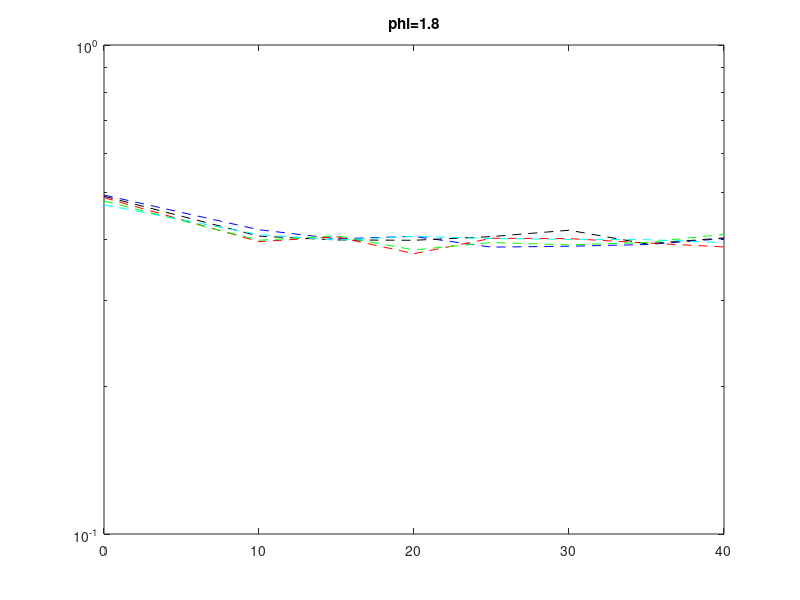
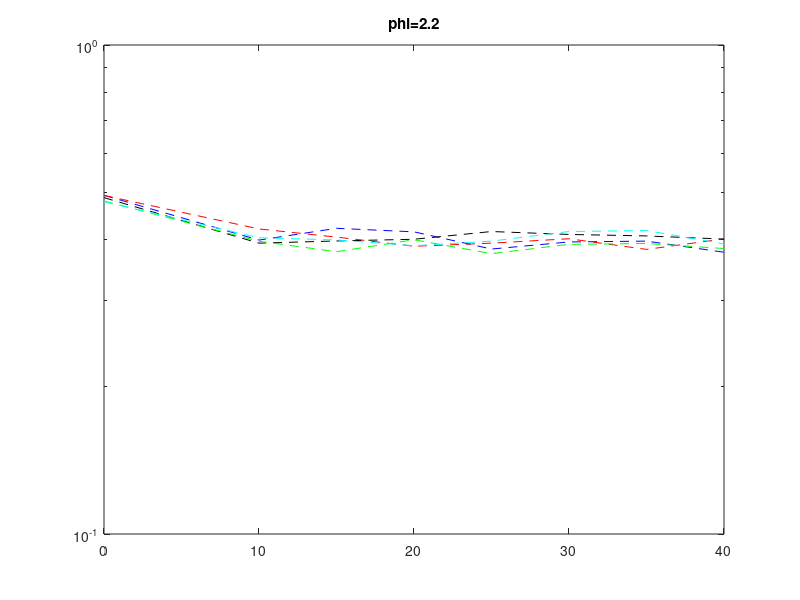
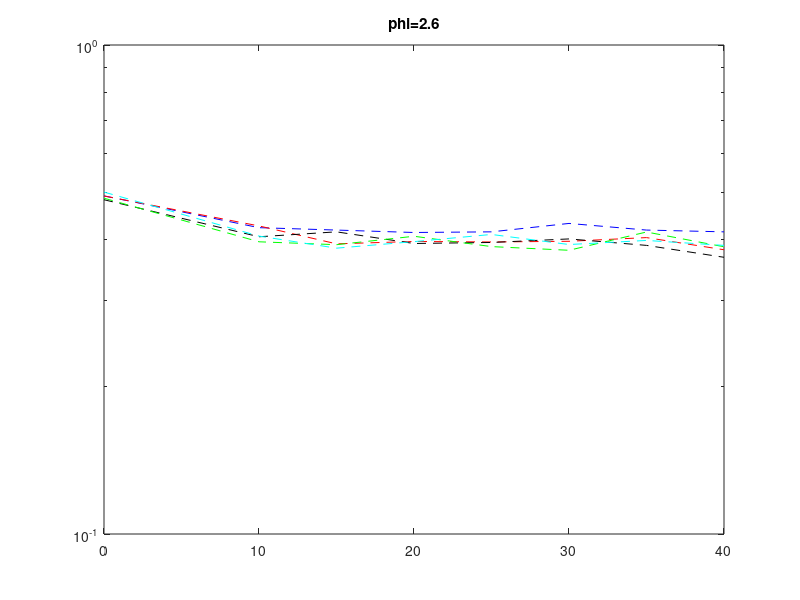
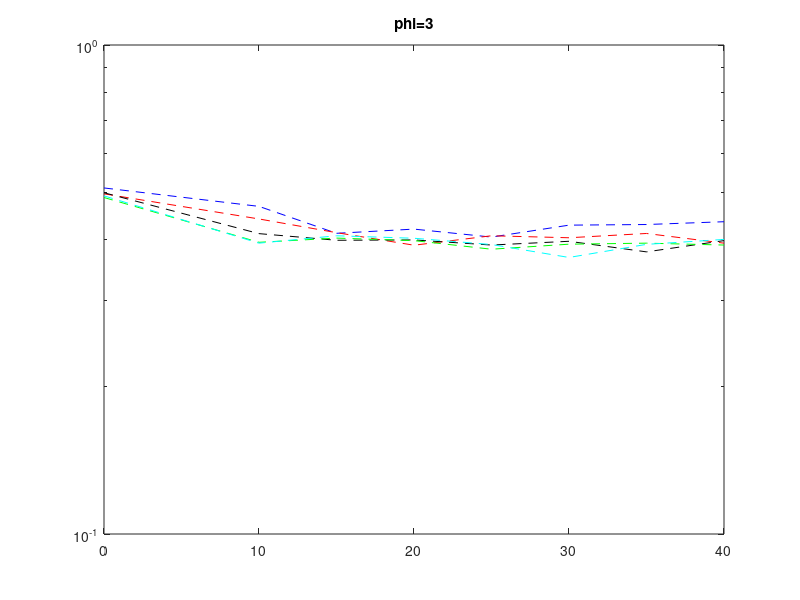

Write the MATLAB code that produced these figures, in order.
clc
clear
close all

SNR= [0 10 15 20 25 30 35 40];
loop=10;
N=128;
N_t=130;
sishma_orginal=0.276;
M_qam=16;
M_PPM=4;
N_sub=N/4;
I_H=1;
% lambda_h=2;
% lambda_l=2;

% I_OFF_org=(lambda_l*sishma_tuned_org);
% I_ON_org=(I_H*0.5)+(lambda_l*sishma_tuned_org);
% I_ON_org=(I_H)-(lambda_h*sishma_tuned_org);
% delta_last=0.15*floor((min((1/((3*lambda_l/delta_org)+(lambda_h/delta_org))),(1/((3*lambda_h/delta_org)+(lambda_l/delta_org)))))/0.15);
tau=M_PPM/N_sub;
Count_location=nchoosek([1:N_sub],M_PPM); %  can we optimize N_sub and M_PPM ??
b_MPPM=floor(log2(length(Count_location))); %% bit in MPPM
M_location=Count_location(1:2^b_MPPM,:);
b_dco=(N/2)*log2(M_qam); %%  bit in dco

phi_plot=[1.8:0.4:3.4];
etta_plot=[0.8:0.2:1.2];
delta_plot=[ 10 12 14  16 18] ;

for delta_inx=1:length(delta_plot)
    delta_org=delta_plot(delta_inx);
    sishma_tuned_org=(1/delta_org)*I_H;
    phi_index=1;
    for phi=1.8:0.4:3.4
        phi
        sishma_tuned=sishma_tuned_org;
        normalize_coff=sishma_tuned/sishma_orginal;
        sishma=sishma_tuned;
        sishma_tuned_vect(phi_index)=sishma_tuned;
        I_OFF=(phi*sishma_tuned);
        I_ON=(I_H)-(phi*sishma_tuned);
        interval=(I_ON-I_OFF)/2;
        interval_vect(phi_index)=interval;
        etta_index=1;
        lambda_l=phi;
        lambda_h=phi;
        for etta=1:1:1
            %         etta
            I_m=I_OFF+(interval*etta);
            %     I_L=(1-delta)*I_H;
            p_1=(sishma^2)*(((lambda_l^2)*qfunc(lambda_l))+((lambda_h^2)*qfunc(lambda_h)));
            p_2=(sishma^2)*(1/sqrt(2*pi))*(-((exp(-(lambda_l^2)/2))*lambda_l)-((exp(-(lambda_h^2)/2))*lambda_h));
            p_3=(sishma^2)*(1-qfunc(lambda_l)-qfunc(lambda_h));
            mean_clipped =(sishma)*(((1/sqrt(2*pi))*((exp(-(lambda_l^2)/2))-(exp(-(lambda_h^2)/2))))-lambda_l*(qfunc(lambda_l))+lambda_h*qfunc(lambda_h));
            sq_clipped=p_1+p_2+p_3;
            sishma_clipped=sqrt(sq_clipped);
            sishma_clipped_vect(phi_index)=sishma_clipped;
            mean_clipped_vect(phi_index)=mean_clipped ;
            PP_index=0;
            PP_vect=0;
            for a=1:size(SNR,2)
                sumerr=0;
                bc_1=b_MPPM*(N/N_sub);
                bc_2=b_dco;
                snr_p=SNR(a);
                snr_li=sqrt(10^(snr_p/10));
                E_n=SNR(a)-0;
                E_n_lin=10^(E_n/10);
                E_MPPM_DCO=sishma_clipped^2+ ((tau*(I_ON^2))+((1-tau)*(I_OFF^2)));
                Power_VECTOR(phi_index)=E_MPPM_DCO;
                %             stadeviation_n_1=sqrt((1/(log2(M_qam)))*(E_MPPM_DCO/E_n_lin));
                stadeviation_n_1=sqrt(E_MPPM_DCO/E_n_lin);
                I_mppm=I_OFF*ones(1,N_t);
                %      I_mppm(1)=0;
                %      I_mppm(N_t/2)=0;
                out_en=zeros(1,N_t);
                xe_dco=zeros(1,N_t);
                xe_mppm_dis=zeros(1,N_t);
                xe_mppm=zeros(1,N_t);
                thr_l=sishma*lambda_l;
                thr_h=sishma*lambda_h;
                cnt=0;
                for jj=1:loop
                    I_mppm=I_OFF*ones(1,N_t);
                    %      I_mppm(1)=0;
                    %      I_mppm(N_t/2)=0;
                    out_en=zeros(1,N_t);
                    xe_dco=zeros(1,N_t);
                    xe_mppm_dis=zeros(1,N_t);
                    xe_mppm=zeros(1,N_t);
                    b_1=randi([0 1],bc_1,1);
                    b_2=randi([0 1],bc_2,1);
                    %   MPPM modulation
                    smppm_1=bi2de(b_1(1:b_MPPM)')+1;
                    loc_ON_1=M_location(smppm_1,:)+1;
                    %          1
                    smppm_2=bi2de(b_1(b_MPPM+1:2*b_MPPM)')+1;
                    loc_ON_2=M_location(smppm_2,:)+33;
                    %          2
                    smppm_3=bi2de(b_1(2*b_MPPM+1:3*b_MPPM)')+1;
                    loc_ON_3=M_location(smppm_3,:)+66;
                    %          3
                    smppm_4=bi2de(b_1(3*b_MPPM+1:4*b_MPPM)')+1;
                    loc_ON_4=M_location(smppm_4,:)+98;
                    %          4
                    ON_vect_Mppm=[loc_ON_1 loc_ON_2 loc_ON_3 loc_ON_4];
                    %  DCO modulation
                    dco_data=bi2de(reshape(b_2',log2(M_qam),N/2)');
                    in=qammod(dco_data,M_qam);
                    out_en(2:N_t/2) =in;
                    out_en(1)=0;
                    out_en(N_t/2+1)=0;
                    I_mppm(ON_vect_Mppm)=I_ON;
                    for i=N_t/2+1:N_t
                        out_en(i)=conj(out_en(N_t+2-i));
                    end
                    g=normalize_coff*(ifft(out_en));
                    g_c=zeros(1,size(g,2));
                    g_c=g;
                    for iw=1:size(g,2)
                        if(g(iw)<=-thr_l)
                            g_c(iw)=-thr_l;
                            cnt=cnt+1;
                        end
                    end
                    for iw=1:size(g,2)
                        if(g(iw)>=thr_h)
                            g_c(iw)=thr_h;
                            cnt=cnt+1;
                        end
                    end
                    I_dco_t=g_c;
                    I_t=I_dco_t+I_mppm;
                    PP_index=PP_index+1;
                    PP_vect(PP_index)=max(I_t);
                    noise_code=normrnd(0,stadeviation_n_1,[1 N_t]);
                    %          noise_code=0;
                    re_out=I_t+noise_code;
                    %          re_out(1)=0;
                    %          re_out(N_t)=0;
                    xe_dco(1)=re_out(1)-I_OFF;
                    for j=2:N_t
                        if(re_out(j)>= I_m)
                            xe_dco(j)=re_out(j)-I_ON;
                            xe_mppm(j)=I_ON;
                            xe_mppm_dis(j)=abs(I_ON-re_out(j));
                        else
                            xe_dco(j)=re_out(j)-I_OFF;
                            xe_mppm(j)=I_OFF;
                            xe_mppm_dis(j)=abs(I_ON-re_out(j));
                            %                   can we detect in a better way? like by comparing to I_OFF
                        end
                    end
                    Ie_t=xe_dco+xe_mppm;
                    %          MPPM Estimation
                    P_1=xe_mppm_dis(2:N_sub+1);
                    P_2=xe_mppm_dis(N_sub+2:N_sub*2+1);
                    P_3=xe_mppm_dis(2*N_sub+3:3*N_sub+2);
                    P_4=xe_mppm_dis(3*N_sub+3:4*N_sub+2);
                    L1=sort(P_1);
                    L2=sort(P_2);
                    L3=sort(P_3);
                    L4=sort(P_4);
                    %                     [B_1,I_1]=mink(P_1,M_PPM);
                    %                     [B_2,I_2]=mink(P_2,M_PPM);
                    %                     [B_3,I_3]=mink(P_3,M_PPM);
                    %                     [B_4,I_4]=mink(P_4,M_PPM);
                    %
                    vec1=find(P_1==L1(1) | P_1==L1(2) | P_1==L1(3)| P_1==L1(4));
                    %                     %          if( (vec1(1)>= 15) | ((vec1(1)== 14)&(vec1(2)> 21)))
                    %                     %              vec1(1)=13;
                    %                     %          end
                    vec2=find(P_2==L2(1) | P_2==L2(2) | P_2==L2(3)| P_2==L2(4));
                    %                     %          if( (vec2(1)>= 15) | ((vec2(1)== 14)&(vec2(2)> 21)))
                    %                     %              vec2(1)=13;
                    % %                     %          end
                    vec3=find(P_3==L3(1) | P_3==L3(2) | P_3==L3(3)| P_3==L3(4));
                    %                     %          if( (vec3(1)>= 15) | ((vec3(1)== 14)&(vec3(2)> 21)))
                    % %                     %              vec3(1)=13;
                    %                     %          end
                    vec4=find(P_4==L4(1) | P_4==L4(2) | P_4==L4(3)| P_4==L4(4));
                    %                     %          if( (vec4(1)>= 15) | ((vec4(1)== 14)&(vec4(2)> 21)))
                    %                     %              vec4(1)=13;
                    %          end
                    % %                     ext_bit_1=de2bi((find(Count_location(:,1)==I_1(1) & Count_location(:,2)==I_1(2)& Count_location(:,3)==vec1(3)& Count_location(:,4)==vec1(4)& Count_location(:,5)==vec1(5)& Count_location(:,6)==vec1(6)& Count_location(:,7)==vec1(7)& Count_location(:,8)==vec1(8)))-1,b_MPPM+1);
                    %                     ext_bit_1=find(I_1==Count_location);
                    %                     ext_bit_2=find(I_2==Count_location);
                    %                     ext_bit_3=find(I_3==Count_location);
                    %                     ext_bit_4=find(I_4==Count_location);
                    ext_bit_1=de2bi((find(Count_location(:,1)==vec1(1) & Count_location(:,2)==vec1(2)& Count_location(:,3)==vec1(3)& Count_location(:,4)==vec1(4)))-1,b_MPPM+1);
                    ext_bit_2=de2bi((find(Count_location(:,1)==vec2(1) & Count_location(:,2)==vec2(2)& Count_location(:,3)==vec2(3)& Count_location(:,4)==vec2(4)))-1,b_MPPM+1);
                    ext_bit_3=de2bi((find(Count_location(:,1)==vec3(1) & Count_location(:,2)==vec3(2)& Count_location(:,3)==vec3(3)& Count_location(:,4)==vec3(4)))-1,b_MPPM+1);
                    ext_bit_4=de2bi((find(Count_location(:,1)==vec4(1) & Count_location(:,2)==vec4(2)& Count_location(:,3)==vec4(3)& Count_location(:,4)==vec4(4)))-1,b_MPPM+1);
                    ext_bit_total=[ext_bit_1(1:b_MPPM)  ext_bit_2(1:b_MPPM)  ext_bit_3(1:b_MPPM)  ext_bit_4(1:b_MPPM) ];
                    %    DCO Estimation
                    out_fft_dco=fft(xe_dco/normalize_coff);
                    out_dco=out_fft_dco(2:N_t/2);
                    f_out_dco=qamdemod(out_dco,M_qam);
                    bit_out_dco=de2bi(f_out_dco);
                    reshaped_bit_dco=reshape(bit_out_dco',N/2*log2(M_qam),1);
                    [ber_2]=biterr(b_2,reshaped_bit_dco);
                    [ber_1]=biterr(b_1,ext_bit_total');
                    sumerr=sumerr + ber_1 +ber_2;
                end
                
                cnt_vect(delta_inx,phi_index,a)=cnt;
                err_rate(delta_inx,phi_index,a)=sumerr/(loop*(bc_1+bc_2));
                err_mppm(delta_inx,phi_index,a)=ber_1;
                err_dco(delta_inx,phi_index,a)=ber_2;
            end
%             figure
%             mean_max_vect(phi_index)=mean(PP_vect);
%             magnit_max_vect(phi_index)=max(PP_vect);
%             plot(Ie_t,'r');hold on;plot(I_t,'b');hold on;plot(I_OFF*ones(1,N_t),'g');hold on; plot(I_ON*ones(1,N_t),'g');plot(I_m*ones(1,N_t));
            PAPR_vect=(PP_vect.^2)/E_MPPM_DCO;
            PAPR_vect_dB=10*log10(PAPR_vect);
            length_PAPR_vect=length(PAPR_vect_dB);
            in_dB=0;
            for dB=0:0.5:15
                in_dB=in_dB+1;
                PAPR_CCDF(in_dB,phi_index,delta_inx)=(length(find(PAPR_vect_dB > dB)))/length_PAPR_vect;
            end
        end
        phi_index=phi_index+1;
    end
end

xtime_c=SNR;

for i=1:length(phi_plot)
figure
semilogy(SNR,squeeze(err_rate(1,i,:)),'b--');hold on;semilogy(SNR,squeeze(err_rate(2,i,:)),'r--');hold on;semilogy(SNR,squeeze(err_rate(3,i,:)),'k--')
hold on;semilogy(SNR,squeeze(err_rate(4,i,:)),'g--');hold on;semilogy(SNR,squeeze(err_rate(5,i,:)),'c--')
title([ 'phi' '=' num2str(phi_plot(i)) ])
end

for j=1:length(delta_plot)
figure
semilogy(SNR,squeeze(err_rate(j,1,:)),'b--');hold on;semilogy(SNR,squeeze(err_rate(j,2,:)),'r--');hold on;semilogy(SNR,squeeze(err_rate(j,3,:)),'k--')
hold on;semilogy(SNR,squeeze(err_rate(j,4,:)),'g--');hold on;semilogy(SNR,squeeze(err_rate(j,5,:)),'c--')
title([ 'delta' '=' num2str(delta_plot(j))])
end
dB=[0:0.5:15];
for j=1:length(phi_plot)
figure
semilogy(dB,squeeze(PAPR_CCDF(:,j,1)),'b--');hold on;semilogy(dB,squeeze(PAPR_CCDF(:,j,2)),'r--');hold on;semilogy(dB,squeeze(PAPR_CCDF(:,j,3)),'k--')
hold on;semilogy(dB,squeeze(PAPR_CCDF(:,j,4)),'g--');hold on;semilogy(dB,squeeze(PAPR_CCDF(:,j,5)),'c--')
title([ 'phi' '=' num2str(phi_plot(j))])
end

for j=1:length(delta_plot)
figure
semilogy(dB,squeeze(PAPR_CCDF(:,1,j)),'b--');hold on;semilogy(dB,squeeze(PAPR_CCDF(:,2,j)),'r--');hold on;semilogy(dB,squeeze(PAPR_CCDF(:,3,j)),'k--')
hold on;semilogy(dB,squeeze(PAPR_CCDF(:,4,j)),'g--');hold on;semilogy(dB,squeeze(PAPR_CCDF(:,5,j)),'c--');hold on;
title([ 'delta' '=' num2str(delta_plot(j))  ])
end

